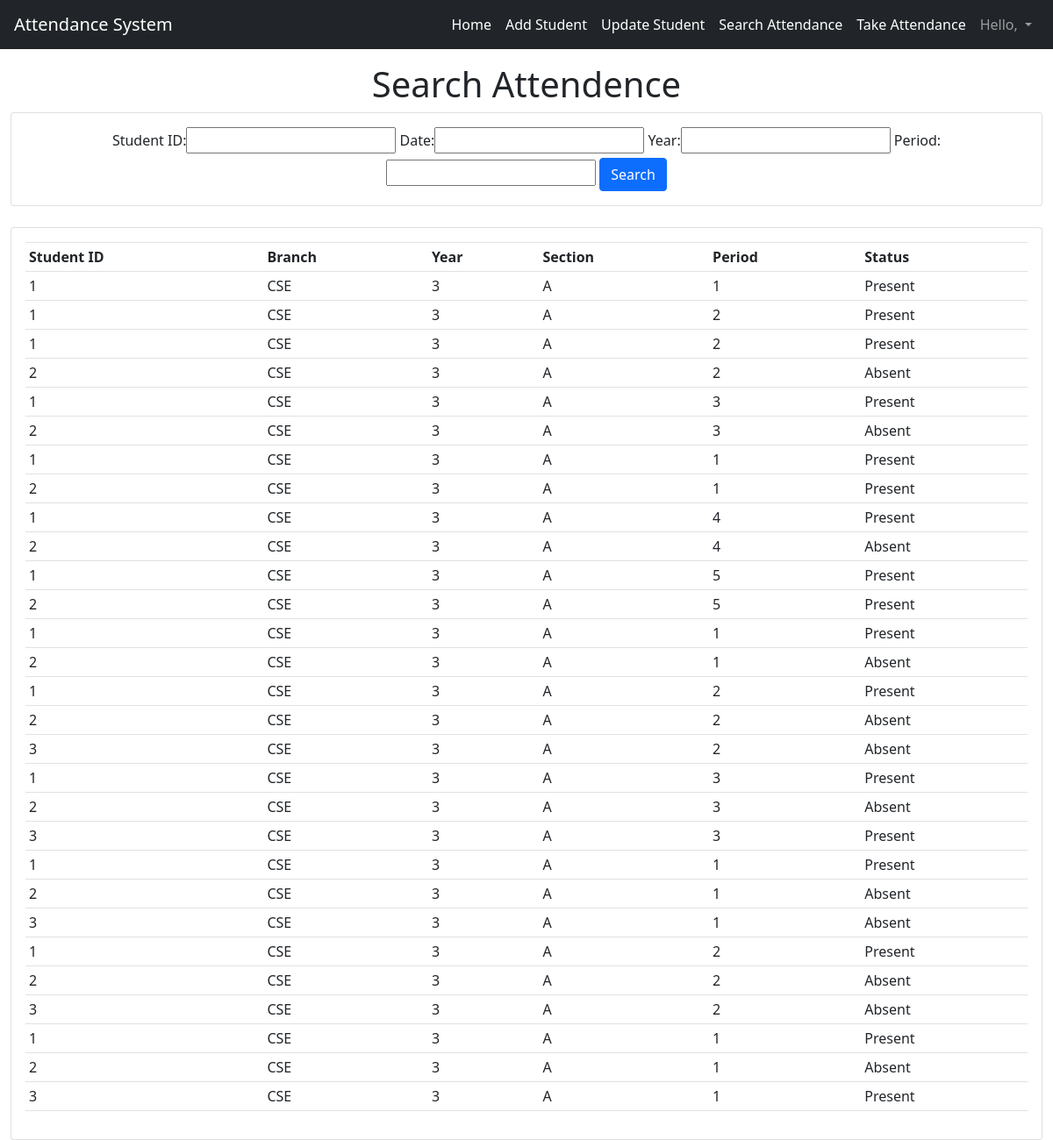
/searchattendence/, run on the app's committed database.
### attendence_sys/models.py (models this page shows, shortened)
class Attendence(models.Model):
    Faculty_Name = models.CharField(max_length=200, null=True, blank=True)
    Student_ID = models.CharField(max_length=200, null=True, blank=True)
    date = models.DateField(auto_now_add = True, null = True)
    time = models.TimeField(auto_now_add=True, null = True)
    branch = models.CharField(max_length=200, null = True)
    year = models.CharField(max_length=200, null = True)
    section = models.CharField(max_length=200, null = True)
    period = models.CharField(max_length=200, null = True)
    status = models.CharField(max_length=200, null = True, default='Absent')

### attendence_sys/views.py (the view)
# urls.py: path('searchattendence/', views.searchAttendence, name='searchattendence'),
def searchAttendence(request):
    attendences = Attendence.objects.all()
    myFilter = AttendenceFilter(request.GET, queryset=attendences)
    attendences = myFilter.qs
    context = {'myFilter':myFilter, 'attendences': attendences, 'ta':False}
    return render(request, 'attendence_sys/attendence.html', context)

### attendence_sys/templates/attendence_sys/attendence.html (shortened to what this page needs)
{% extends 'attendence_sys/main.html' %}
{% block content %}
{% if ta == False %}
<center><h1>Search Attendence</h1></center>
<div class="row">
	<div class="col">
		<div class="card card-body">
			<center>
				<form method="get">
					{{myFilter.form}}
		    		<button class="btn btn-primary" type="submit">Search</button>
				</form>
			</center>
		</div>
	</div>
</div>
<br>
<div class="row">
	<div class="col-sm-12">
		<div class="card card-body">
			<table class="table table-sm">
				<tr>
					<th>Student ID</th>
					<th>Branch</th>
					<th>Year</th>
					<th>Section</th>
					<th>Period</th>
					<th>Status</th>
				</tr>
				{% for attendence in attendences %}
				<tr>
                    <td>{{ attendence.Student_ID }}</td>
					<td>{{ attendence.branch }}</td>
					<td>{{ attendence.year }}</td>
					<td>{{ attendence.section }}</td>
					<td>{{ attendence.period }}</td>
					<td>{{ attendence.status }}</td>
				</tr>
				{% endfor %}
			</table>
		</div>
	</div>
</div>
{% endif %}
{% endblock %}

### attendence_sys/templates/attendence_sys/main.html (shortened to what this page needs)
<!DOCTYPE html>
<html>
<head>
	<link rel="stylesheet" href="https://stackpath.bootstrapcdn.com/bootstrap/4.3.1/css/bootstrap.min.css">
	<link href="https://cdn.jsdelivr.net/npm/bootstrap@5.1.3/dist/css/bootstrap.min.css" rel="stylesheet">
</head>
<body>
	{%  include 'attendence_sys/navbar.html' %}
	<br>
<br>
<br>
	<div class="container-fluid">
	{% block content %}
	{% endblock %}
    </div>
</body>
</html>

### attendence_sys/templates/attendence_sys/navbar.html (shortened to what this page needs)
{% load static %}
<nav class="navbar navbar-expand-lg navbar-dark fixed-top bg-dark">
  <a class="navbar-brand" href="/">Attendance System</a>
  <div class="collapse navbar-collapse" id="navbarNav">
    <ul class="navbar-nav ml-auto">
      <li class="nav-item active">
        <a href="/" class="nav-link">Home</a>
      </li>
      <li class="nav-item active">
        <a href="/addstudent" class="nav-link">Add Student</a>
      </li>
      <li class="nav-item active">
        <a href="/updateStudentRedirect" class="nav-link">Update Student</a>
      </li>
      <li class="nav-item active">
        <a href="/searchattendence" class="nav-link">Search Attendance</a>
      </li>
      <li class="nav-item active">
        <a href="/attendence" class="nav-link">Take Attendance</a>
      </li>
      <li class="nav-item dropdown">
        <a class="nav-link dropdown-toggle" href="#" id="navbarDropdown" role="button" data-bs-toggle="dropdown" aria-expanded="false">
          Hello, {{ request.user.faculty }}
        </a>
      </li>
    </ul>
  </div>
</nav>

### data on the page
Attendence: Student_ID "1", branch "CSE", year "3", section "A", period "1", status "Present"
Attendence: Student_ID "1", branch "CSE", year "3", section "A", period "2", status "Present"
Attendence: Student_ID "1", branch "CSE", year "3", section "A", period "2", status "Present"
Attendence: Student_ID "2", branch "CSE", year "3", section "A", period "2", status "Absent"
Attendence: Student_ID "1", branch "CSE", year "3", section "A", period "3", status "Present"
Attendence: Student_ID "2", branch "CSE", year "3", section "A", period "3", status "Absent"
Attendence: Student_ID "1", branch "CSE", year "3", section "A", period "1", status "Present"
Attendence: Student_ID "2", branch "CSE", year "3", section "A", period "1", status "Present"
Attendence: Student_ID "1", branch "CSE", year "3", section "A", period "4", status "Present"
Attendence: Student_ID "2", branch "CSE", year "3", section "A", period "4", status "Absent"
Attendence: Student_ID "1", branch "CSE", year "3", section "A", period "5", status "Present"
Attendence: Student_ID "2", branch "CSE", year "3", section "A", period "5", status "Present"
Attendence: Student_ID "1", branch "CSE", year "3", section "A", period "1", status "Present"
Attendence: Student_ID "2", branch "CSE", year "3", section "A", period "1", status "Absent"
Attendence: Student_ID "1", branch "CSE", year "3", section "A", period "2", status "Present"
Attendence: Student_ID "2", branch "CSE", year "3", section "A", period "2", status "Absent"
Attendence: Student_ID "3", branch "CSE", year "3", section "A", period "2", status "Absent"
Attendence: Student_ID "1", branch "CSE", year "3", section "A", period "3", status "Present"
Attendence: Student_ID "2", branch "CSE", year "3", section "A", period "3", status "Absent"
Attendence: Student_ID "3", branch "CSE", year "3", section "A", period "3", status "Present"
Attendence: Student_ID "1", branch "CSE", year "3", section "A", period "1", status "Present"
Attendence: Student_ID "2", branch "CSE", year "3", section "A", period "1", status "Absent"
Attendence: Student_ID "3", branch "CSE", year "3", section "A", period "1", status "Absent"
Attendence: Student_ID "1", branch "CSE", year "3", section "A", period "2", status "Present"
Attendence: Student_ID "2", branch "CSE", year "3", section "A", period "2", status "Absent"
Attendence: Student_ID "3", branch "CSE", year "3", section "A", period "2", status "Absent"
Attendence: Student_ID "1", branch "CSE", year "3", section "A", period "1", status "Present"
Attendence: Student_ID "2", branch "CSE", year "3", section "A", period "1", status "Absent"
Attendence: Student_ID "3", branch "CSE", year "3", section "A", period "1", status "Present"
